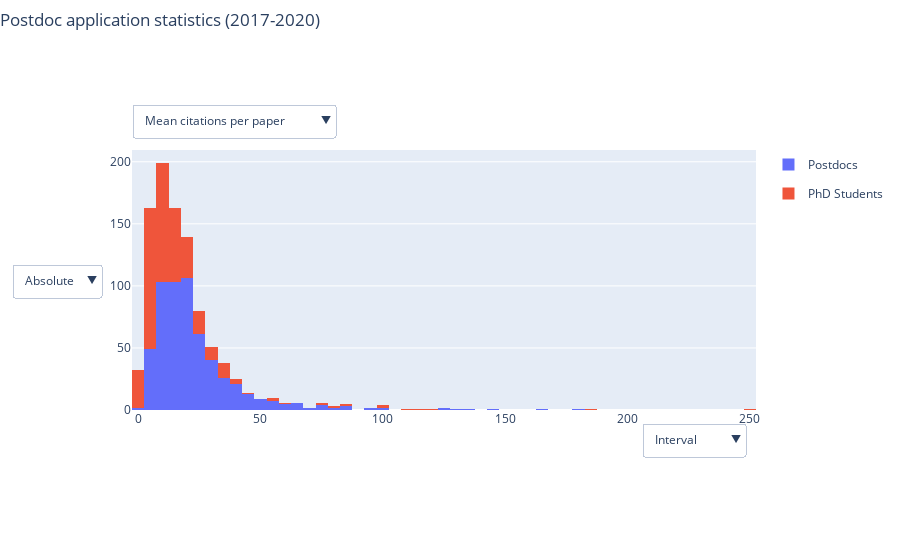

The cell this chart's notebook holds for it:
### Code cell
layout = go.Layout(
    title = {'text':'Postdoc application statistics (2017-2020)', 'x':0., 'y':0.975, 'yanchor':'top', 'xanchor':'left'}, 
    barmode='stack', 
    margin={'t':150, 'b':150},
    updatemenus = [
        dict(
        x = 0., xanchor='left',
        y = 1.05, yanchor = 'bottom',
        buttons = list([
            dict(
                args=['x',[X[X['postdoc']==1]['citations_per_paper'],X[X['postdoc']==0]['citations_per_paper']]],
                label = 'Mean citations per paper',
                method = 'restyle'
            ),
             dict(
                args=['x',[X[X['postdoc']==1]['citations_median'],X[X['postdoc']==0]['citations_median']]],
                label = 'Median citations per paper',
                method = 'restyle'
            ),
            dict(
                args=['x',[X[X['postdoc']==1]['citations_total'],X[X['postdoc']==0]['citations_total']]],
                label = 'Total citations',
                method = 'restyle'
            ),
            dict(
                args=['x',[X[X['postdoc']==1]['papers_total'],X[X['postdoc']==0]['papers_total']]],
                label = 'Total number of papers',
                method = 'restyle'
            ),
            dict(
                args=['x',[X[X['postdoc']==1]['papers_last_year'],X[X['postdoc']==0]['papers_last_year']]],
                label = 'Papers in the last year',
                method = 'restyle'
            ),
            dict(
                args=['x',[X[X['postdoc']==1]['papers_three_years'],X[X['postdoc']==0]['papers_three_years']]],
                label = 'Papers in the last three years',
                method = 'restyle'
            ),
        ]),
        ),
        dict(
        x = -0.05, xanchor = 'right',
        y = 0.5,
        yanchor = 'auto',
        buttons = list([
            dict(
                args=[{'histnorm' :2*[''],
                       'opacity' : 2*[1]},
                       {'barmode' : 'stack'}
                      ],
                label = 'Absolute',
                method = 'update',
            ),
             dict(
                args=[{'histnorm': 2*['probability'],
                       'opacity' : 2*[0.75]},
                       {'barmode': 'overlay'}
                      ],
                label = 'Relative',
                method = 'update',
            ),
        ]),
        ),
        dict(
        x = 0.9, xanchor = 'center',
        y = -0.05, yanchor = 'top',
        buttons = list([
            dict(
                args=['cumulative', {'enabled':False}],
                label = 'Interval',
                method = 'restyle'
            ),
             dict(
                args=['cumulative', {'enabled':True}],
                label = 'Cumulative',
                method = 'restyle'
            ),
        ]),
        )
    ]
)
fig = go.Figure(data=[h1_pd, h1_phd], layout=layout) 
iplot(fig)

### Figure 1 — Plotly figure (JSON) as saved in the notebook; plotly's stock layout.template omitted (floating-point values rounded to 4 significant figures; data arrays with more than 128 entries replaced by an {"elided": "..."} marker saying what was removed)
{"data": [{"bingroup": "1", "histnorm": "", "legendgroup": "pd", "name": "Postdocs", "opacity": 1, "type": "histogram", "visible": true, "x": {"elided": "573 float values"}}, {"bingroup": "1", "histnorm": "", "legendgroup": "phd", "name": "PhD Students", "opacity": 1, "type": "histogram", "visible": true, "x": {"elided": "425 float values"}}], "layout": {"barmode": "stack", "margin": {"b": 150, "t": 150}, "title": {"text": "Postdoc application statistics (2017-2020)", "x": 0, "xanchor": "left", "y": 0.975, "yanchor": "top"}, "updatemenus": [{"buttons": [{"args": ["x", {"elided": "2 rows, 998 float values in total"}], "label": "Mean citations per paper", "method": "restyle"}, {"args": ["x", {"elided": "2 rows, 998 float values in total"}], "label": "Median citations per paper", "method": "restyle"}, {"args": ["x", {"elided": "2 rows, 998 int values in total"}], "label": "Total citations", "method": "restyle"}, {"args": ["x", {"elided": "2 rows, 998 int values in total"}], "label": "Total number of papers", "method": "restyle"}, {"args": ["x", {"elided": "2 rows, 998 int values in total"}], "label": "Papers in the last year", "method": "restyle"}, {"args": ["x", {"elided": "2 rows, 998 int values in total"}], "label": "Papers in the last three years", "method": "restyle"}], "x": 0, "xanchor": "left", "y": 1.05, "yanchor": "bottom"}, {"buttons": [{"args": [{"histnorm": ["", ""], "opacity": [1, 1]}, {"barmode": "stack"}], "label": "Absolute", "method": "update"}, {"args": [{"histnorm": ["probability", "probability"], "opacity": [0.75, 0.75]}, {"barmode": "overlay"}], "label": "Relative", "method": "update"}], "x": -0.05, "xanchor": "right", "y": 0.5, "yanchor": "auto"}, {"buttons": [{"args": ["cumulative", {"enabled": false}], "label": "Interval", "method": "restyle"}, {"args": ["cumulative", {"enabled": true}], "label": "Cumulative", "method": "restyle"}], "x": 0.9, "xanchor": "center", "y": -0.05, "yanchor": "top"}]}}
